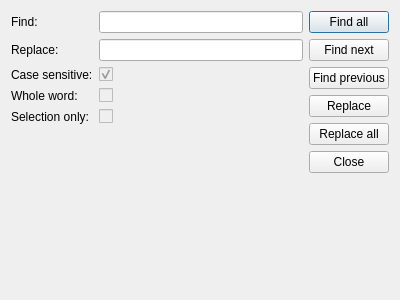
<?xml version="1.0" encoding="UTF-8"?>
<ui version="4.0">
 <class>SearchDialog</class>
 <widget class="QDialog" name="SearchDialog">
  <property name="geometry">
   <rect>
    <x>0</x>
    <y>0</y>
    <width>400</width>
    <height>300</height>
   </rect>
  </property>
  <property name="windowTitle">
   <string>Dialog</string>
  </property>
  <layout class="QHBoxLayout" name="horizontalLayout">
   <item>
    <layout class="QVBoxLayout" name="verticalLayout">
     <item>
      <layout class="QFormLayout" name="formLayout">
       <item row="0" column="0">
        <widget class="QLabel" name="label">
         <property name="text">
          <string>Find:</string>
         </property>
        </widget>
       </item>
       <item row="0" column="1">
        <widget class="QLineEdit" name="findEdit"/>
       </item>
       <item row="1" column="0">
        <widget class="QLabel" name="label_2">
         <property name="text">
          <string>Replace:</string>
         </property>
        </widget>
       </item>
       <item row="1" column="1">
        <widget class="QLineEdit" name="replaceEdit"/>
       </item>
       <item row="2" column="0">
        <widget class="QLabel" name="label_3">
         <property name="enabled">
          <bool>true</bool>
         </property>
         <property name="text">
          <string>Case sensitive:</string>
         </property>
        </widget>
       </item>
       <item row="2" column="1">
        <widget class="QCheckBox" name="caseBox">
         <property name="enabled">
          <bool>false</bool>
         </property>
         <property name="text">
          <string/>
         </property>
         <property name="checked">
          <bool>true</bool>
         </property>
        </widget>
       </item>
       <item row="3" column="0">
        <widget class="QLabel" name="label_4">
         <property name="text">
          <string>Whole word:</string>
         </property>
        </widget>
       </item>
       <item row="3" column="1">
        <widget class="QCheckBox" name="wordBox">
         <property name="enabled">
          <bool>false</bool>
         </property>
         <property name="text">
          <string/>
         </property>
        </widget>
       </item>
       <item row="4" column="0">
        <widget class="QLabel" name="label_5">
         <property name="text">
          <string>Selection only:</string>
         </property>
        </widget>
       </item>
       <item row="4" column="1">
        <widget class="QCheckBox" name="selectionBox">
         <property name="enabled">
          <bool>false</bool>
         </property>
         <property name="text">
          <string/>
         </property>
        </widget>
       </item>
      </layout>
     </item>
    </layout>
   </item>
   <item>
    <layout class="QVBoxLayout" name="verticalLayout_3">
     <item>
      <widget class="QPushButton" name="findAllButton">
       <property name="text">
        <string>Find all</string>
       </property>
      </widget>
     </item>
     <item>
      <widget class="QPushButton" name="findNextButton">
       <property name="text">
        <string>Find next</string>
       </property>
      </widget>
     </item>
     <item>
      <widget class="QPushButton" name="findPrevButton">
       <property name="text">
        <string>Find previous</string>
       </property>
      </widget>
     </item>
     <item>
      <widget class="QPushButton" name="replaceButton">
       <property name="text">
        <string>Replace</string>
       </property>
      </widget>
     </item>
     <item>
      <widget class="QPushButton" name="replaceAllButton">
       <property name="text">
        <string>Replace all</string>
       </property>
      </widget>
     </item>
     <item>
      <widget class="QPushButton" name="closeButton">
       <property name="text">
        <string>Close</string>
       </property>
      </widget>
     </item>
     <item>
      <spacer name="verticalSpacer">
       <property name="orientation">
        <enum>Qt::Vertical</enum>
       </property>
       <property name="sizeHint" stdset="0">
        <size>
         <width>20</width>
         <height>40</height>
        </size>
       </property>
      </spacer>
     </item>
    </layout>
   </item>
  </layout>
 </widget>
 <resources/>
 <connections/>
</ui>
